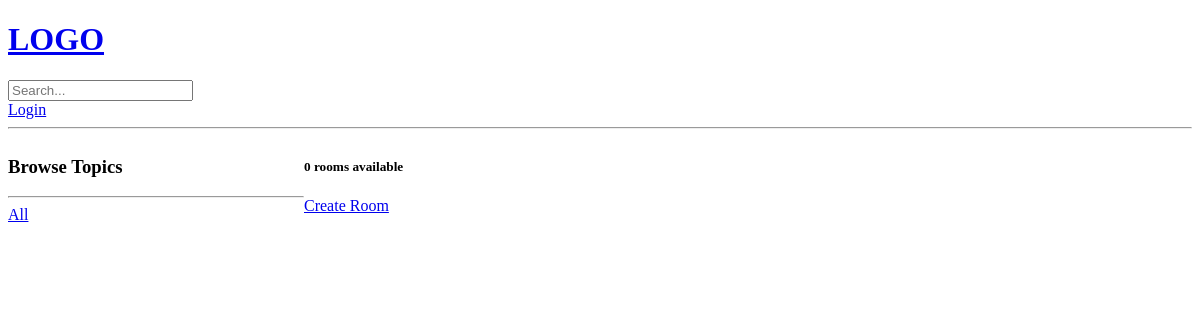
Before: /?q=web with the older database file.
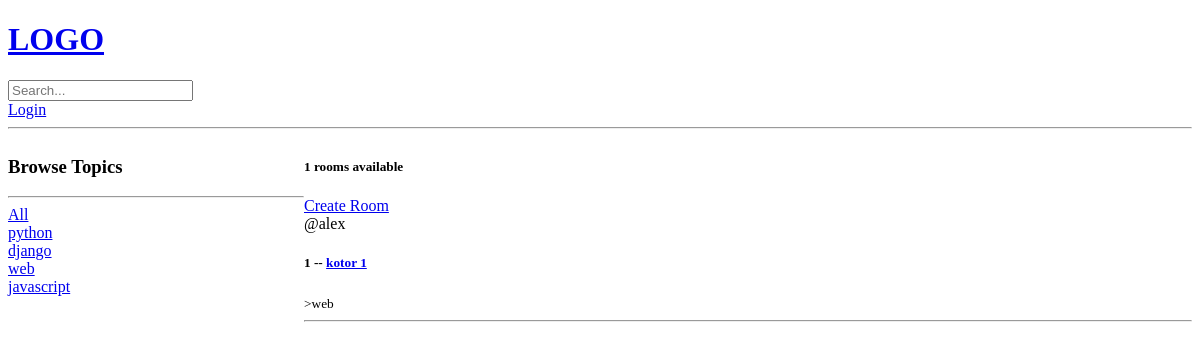
After: the same page with the newer database file.
### base/models.py (models this page shows, shortened)
class Topic(models.Model):
    name = models.CharField(max_length=200)

class Room(models.Model):
    host = models.ForeignKey(User, on_delete=models.SET_NULL, null=True, blank=True)
    topic = models.ForeignKey(Topic, on_delete=models.SET_NULL, null=True, blank=True)
    name = models.CharField(max_length=200)
    description = models.TextField(null=True, blank=True)
    participants = models.ManyToManyField(User, related_name='participants', blank=True)
    updated = models.DateTimeField(auto_now=True)
    created = models.DateTimeField(auto_now_add=True)
    class Meta:
        ordering = ['-updated', '-created']

### base/views.py (the view)
# urls.py: path('', views.home, name='home'),
def home(request):
    q = request.GET.get('q') if request.GET.get('q') != None else ""
    rooms = Room.objects.filter(
        Q(topic__name__icontains=q) |
        Q(name__icontains=q) |
        Q(description__icontains=q)
    )
    topics = Topic.objects.all()
    room_count = rooms.count()
    context = {'rooms': rooms, 'topics': topics, 'room_count': room_count}
    return render(request, 'base/home.html', context)

### base/templates/base/home.html (shortened to what this page needs)
{% extends "main.html" %}
{% block content %}
<div class="home-container">
    <div>
        <h3>Browse Topics</h3>
        <hr>
        <div>
            <a href="{% url 'home' %}">All</a>
        </div>
        {% for topic in topics %}
        <div>
            <a href="{% url 'home' %}?q={{topic.name}}">{{topic.name}}</a>
        </div>
        {% endfor %}
    </div>
    <div>
        <h5>{{room_count}} rooms available</h5>
        <a href="{% url 'create-room' %}">Create Room</a>
    <div>
        {% for room in rooms %}
            <div>
                <span>@{{room.host.username}}</span>
                <h5>{{room.id}} -- <a href="{% url 'room' room.id %}">{{room.name}}</h5></a>
                <small>>{{room.topic.name}}</small>
                <hr>
            </div>
        {% endfor %}
    </div>
</div>
{% endblock content%}

Changed rows visible on the page:
added Topic: name "python"
added Topic: name "django"
added Topic: name "web"
added Topic: name "javascript"
now on this page (row edited): Room: host.username "alex", id "1", name "kotor 1", topic.name "web"
Other visible differences:
{{ room_count }}: "0" → "1"
